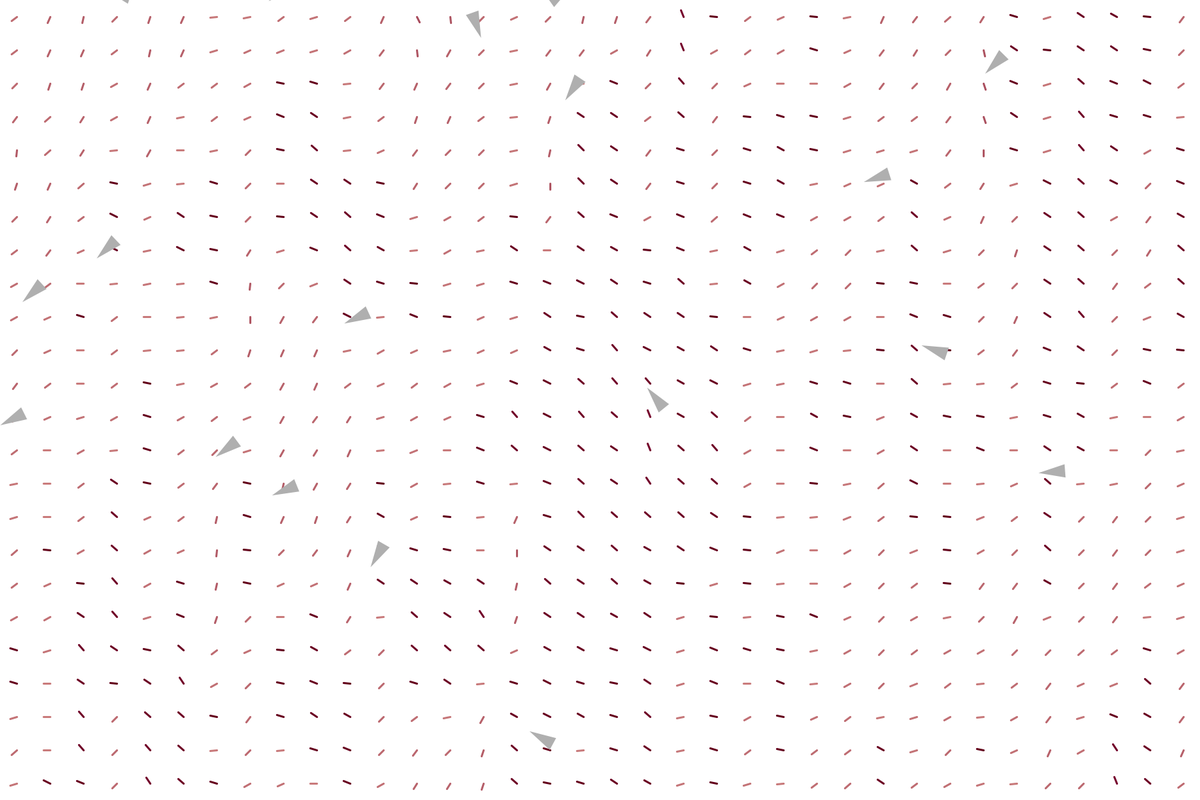
Frame 1 (no input)
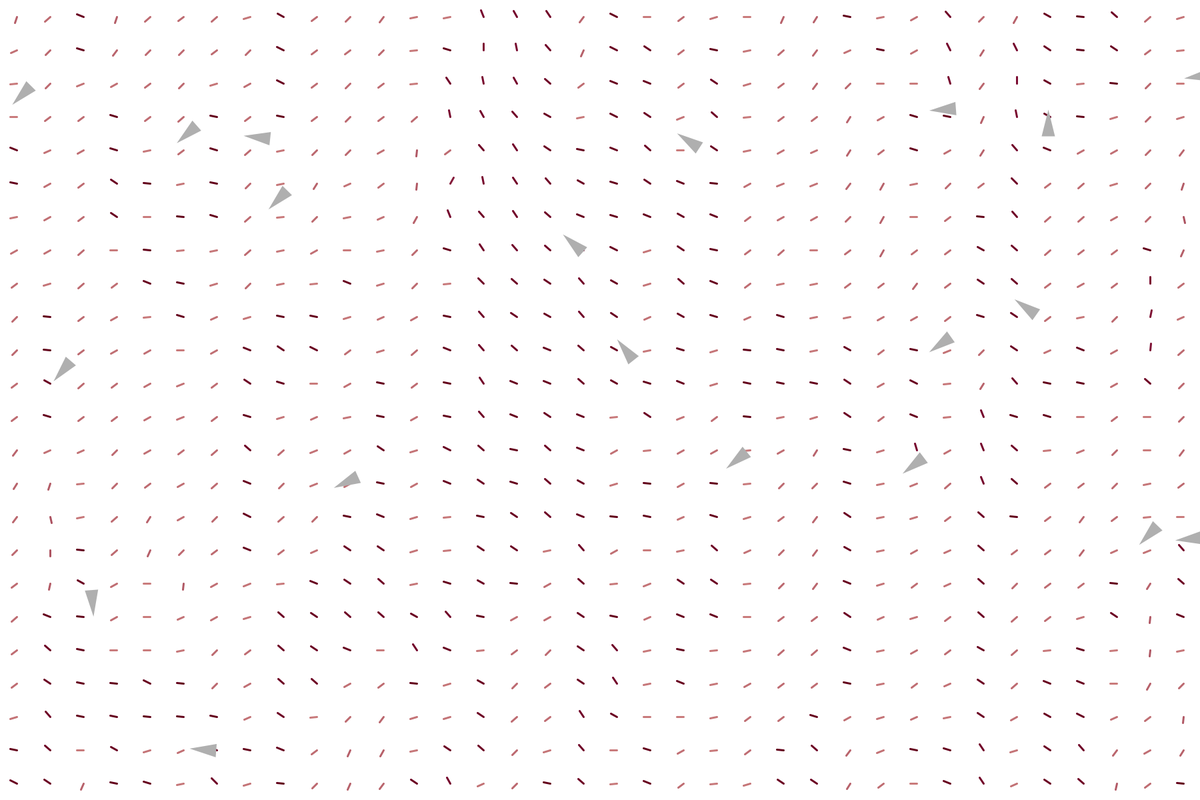
Frame 60 (the mouse pressed at the canvas centre just before this capture)
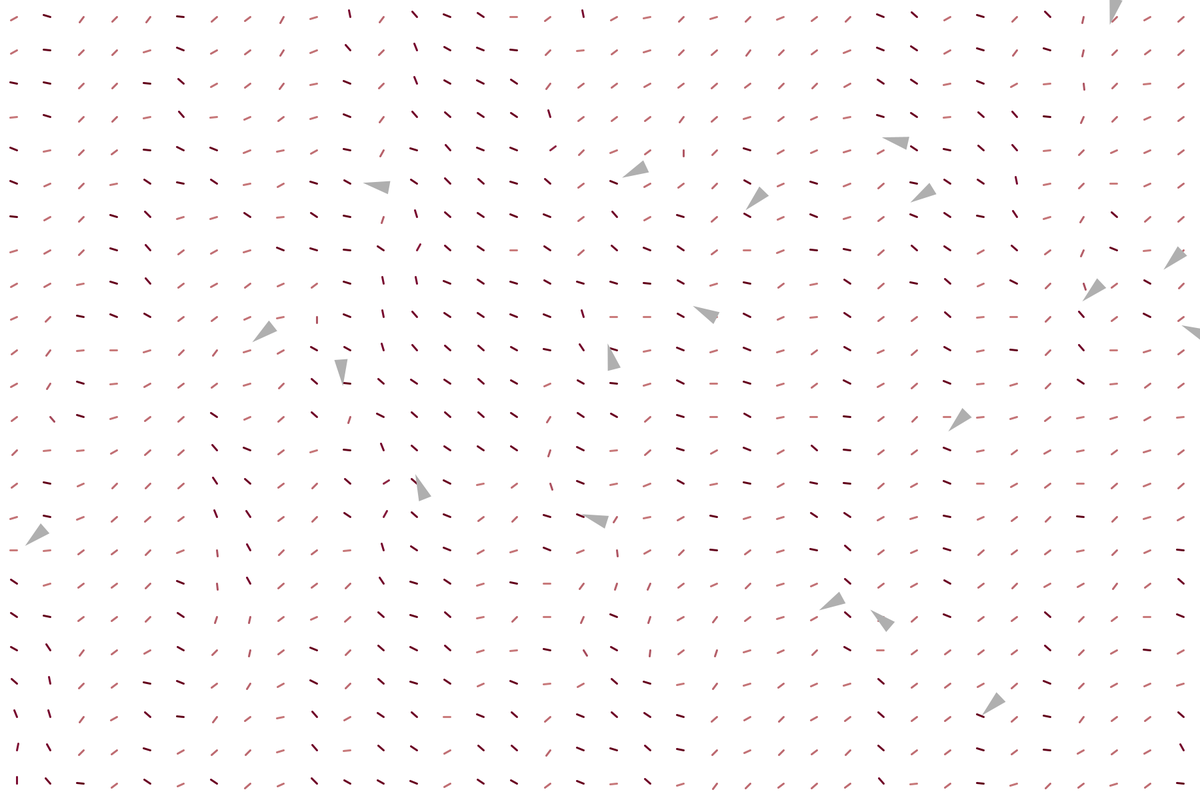
Frame 120 (the mouse held since frame 60 and released just before this capture)

The Processing sketch that drew these frames (run headless with seeded random() and noise(); from frame 60 on, the mouse is pressed at the canvas centre):

// Processing sketch: Park_NOC_6_7_DotProduct
// ── Park_NOC_6_7_DotProduct.pde
/* Ryan P    "12/12/19"
"Flow Field Dot Product"
Information Engineering  '18-19     St. Mark's School of Texas 

Code Abstract: "To create a flow field at all points on the screen that changes over time"
Source(s): Daniel Shiffman: https://natureofcode.com/book/chapter-6-autonomous-agents/

This program is free software: you can redistribute it and/or modify it under the terms of the GNU General Public License v3 as published by the Free Software Foundation
*/
//DCR: Well done! Add more commentary to explain please.
//DCR: 9/10

FF a;
vcl[] veh=new vcl[20];
int n;

void setup(){
  n=10;
  size(1800,1200);
  a=new FF();
  a.zoff=random(.5);
  //frameRate(5);
  for(int i=0;i<veh.length;i++){
    veh[i]=new vcl(a);
  }
  
}

void draw(){
  background(255);
  a.display();
  a.zoff+=.2;
  
  for(vcl b: veh){
    b.run();
  }
  
}



class FF{
  PVector [][] Field;
  int row,column;
  int res;
  PVector gridMid,gridFlow;
  float yofff,d;
  float xoff,zoff;
  
  FF(){
    res=50;
    
    column=(width/res) +1;
    row=(height/res) +1;
    
    Field=new PVector [column][row]; 
    
    d=.2;
  }
  
  
  
  void display(){    
    float xoff=random(5);
    
    for (int i = 0; i < column; i++) {
      float yoff=random(5);
      for (int j = 0; j < row; j++) {
        int xcoord=(i*res)-res/2;
        int ycoord=(j*res)-res/2;
        gridMid=new PVector(xcoord,ycoord);
        //gridFlow=PVector.sub(screenMid,gridMid);
        gridFlow=new PVector( cos(map(noise(xoff,yoff,zoff),0,1,0,TWO_PI) ),sin(map(noise(xoff,yoff),0,1,0,TWO_PI) ) );
        
        
        gridFlow.normalize().mult(10);
        Field[i][j] = gridFlow;
        int R = (int) map(gridFlow.heading2D(),0,2*PI,150,255);
        int G = (int) map(gridFlow.heading2D(),0,2*PI,50,200);
        int B = (int) map(gridFlow.heading2D(),0,2*PI,75,175);
        stroke(R,G,B);
        strokeWeight(3);
        line(gridMid.x,gridMid.y,gridMid.x+gridFlow.x,gridMid.y+gridFlow.y);    
        
        yoff+=d;
        
      }
      xoff+=d;
      
    }
        
  }
  
  PVector lookup(PVector l){
    int cols = int(constrain(l.x/res,0,column-1));
    int ro = int(constrain(l.y/res,0,row-1));
    return Field[cols][ro].get();
  }

}

// ── Vehicle.pde
class vcl{
  FF a;
  PVector position, velocity;
  int r;
  vcl(FF a_){
    position = new PVector( random(width), random(width) );
    velocity= new PVector (-5,0);
    a=a_;
    r=10;
  }
  void run(){
    move();
    borders();
    display();
  }
  void move(){
    velocity = a.lookup(position);
    position.add(velocity);
  }
  void borders() {
    if (position.x < -r) position.x = width+r;
    if (position.y < -r) position.y = height+r;
    if (position.x > width+r) position.x = -r;
    if (position.y > height+r) position.y = -r;
  }
    void display() {
    // Draw a triangle rotated in the direction of velocity
    float theta = velocity.heading2D() + radians(90);
    fill(175);
    stroke(0);
    noStroke();
    pushMatrix();
    translate(position.x,position.y);
    rotate(theta);
    beginShape();
    vertex(0, -r*2);
    vertex(-r, r*2);
    vertex(r, r*2);
    endShape();
    popMatrix();
  }
}
